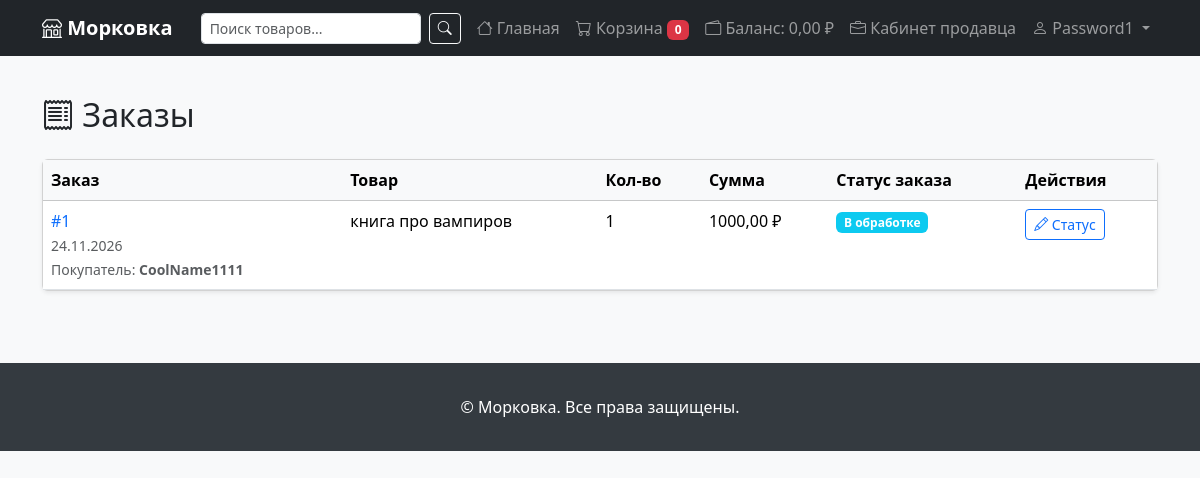
The page /vendors/orders/ (signed in) on the database its author committed.
### marketplace_project/users/models.py (models this page shows, shortened)
class CustomUser(AbstractUser):
    ROLE_CHOICES = (
        ('buyer', 'Покупатель'),
        ('seller', 'Продавец'),
    )
    role = models.CharField(
        max_length=10,
        choices=ROLE_CHOICES,
        default='buyer',
    )
    phone = models.CharField(max_length=20, blank=True, verbose_name='Телефон')
    address = models.TextField(blank=True, verbose_name='Адрес')
    avatar = models.ImageField(
        upload_to='avatars/',
        blank=True,
        null=True,
        verbose_name='Аватар',
    )
    balance = models.DecimalField(
        max_digits=10,
        decimal_places=2,
        default=0,
        verbose_name='Баланс',
    )
    created_at = models.DateTimeField(auto_now_add=True)
    updated_at = models.DateTimeField(auto_now=True)
    class Meta:
        verbose_name = 'Пользователь'
        verbose_name_plural = 'Пользователи'
    @property
    def is_seller(self):
        return self.role == 'seller'

### marketplace_project/orders/models.py (models this page shows, shortened)
class OrderItem(models.Model):
    order = models.ForeignKey(
        Order,
        on_delete=models.PROTECT,
        related_name='items',
        verbose_name='Заказ',
    )
    product = models.ForeignKey(
        'products.Product',
        on_delete=models.PROTECT,
        related_name='order_items',
        verbose_name='Товар',
    )
    vendor = models.ForeignKey(
        'users.Vendor',
        on_delete=models.PROTECT,
        verbose_name='Продавец',
    )
    quantity = models.PositiveIntegerField(verbose_name='Количество')
    price = models.DecimalField(
        max_digits=10,
        decimal_places=2,
        verbose_name='Цена за единицу',
    )
    class Meta:
        verbose_name = 'Позиция заказа'
        verbose_name_plural = 'Позиции заказа'
    @property
    def total(self):
        return self.price * self.quantity

class Order(models.Model):
    STATUS_CHOICES = (
        ('new', 'Новый'),
        ('processing', 'В обработке'),
        ('shipped', 'Отправлен'),
        ('delivered', 'Доставлен'),
        ('cancelled', 'Отменён'),
    )
    user = models.ForeignKey(
        settings.AUTH_USER_MODEL,
        on_delete=models.PROTECT,
        related_name='orders',
        verbose_name='Покупатель',
    )
    status = models.CharField(
        max_length=20,
        choices=STATUS_CHOICES,
        default='new',
        verbose_name='Статус',
    )
    total_price = models.DecimalField(
        max_digits=10,
        decimal_places=2,
        default=0,
        verbose_name='Общая сумма',
    )
    shipping_address = models.TextField(verbose_name='Адрес доставки')
    shipping_phone = models.CharField(
        max_length=20,
        blank=True,
        verbose_name='Телефон для связи',
    )
    comment = models.TextField(
        blank=True,
        default='',
        verbose_name='Комментарий к заказу',
    )
    created_at = models.DateTimeField(auto_now_add=True)
    updated_at = models.DateTimeField(auto_now=True)
    class Meta:
        verbose_name = 'Заказ'
        verbose_name_plural = 'Заказы'
        ordering = ['-created_at']

### marketplace_project/products/models.py (models this page shows, shortened)
class Product(models.Model):
    name = models.CharField(max_length=200, verbose_name='Название')
    slug = models.SlugField(max_length=200, unique=True, blank=True)
    description = models.TextField(blank=True, verbose_name='Описание')
    price = models.DecimalField(
        max_digits=10,
        decimal_places=2,
        verbose_name='Цена',
    )
    stock = models.PositiveIntegerField(
        default=0,
        verbose_name='Остаток на складе',
    )
    image = models.ImageField(
        upload_to='products/',
        blank=True,
        null=True,
        verbose_name='Изображение',
    )
    is_active = models.BooleanField(default=True, verbose_name='Активен')
    created_at = models.DateTimeField(auto_now_add=True)
    updated_at = models.DateTimeField(auto_now=True)
    vendor = models.ForeignKey(
        'users.Vendor',
        on_delete=models.CASCADE,
        related_name='products',
        verbose_name='Продавец',
    )
    category = models.ForeignKey(
        Category,
        on_delete=models.SET_NULL,
        null=True,
        blank=True,
        related_name='products',
        verbose_name='Категория',
    )
    class Meta:
        verbose_name = 'Товар'
        verbose_name_plural = 'Товары'
        ordering = ['-created_at']
        indexes = [
            models.Index(fields=['slug']),
            models.Index(fields=['-created_at']),
            models.Index(fields=['is_active', '-created_at']),
        ]

### marketplace_project/vendors/views.py (the view)
# urls.py: path('orders/', views.VendorOrderListView.as_view(), name='order_list'),
class VendorOrderListView(ListView):
    model = OrderItem
    template_name = 'vendors/order_list.html'
    context_object_name = 'order_items'
    paginate_by = 20
    def get_queryset(self):
        vendor, _ = Vendor.objects.get_or_create(owner=self.request.user)
        return OrderItem.objects.filter(
            vendor=vendor
        ).select_related('order', 'product').order_by('-order__created_at')
    def get_context_data(self, **kwargs):
        context = super().get_context_data(**kwargs)
        vendor, _ = Vendor.objects.get_or_create(owner=self.request.user)
        context['vendor'] = vendor
        return context

### marketplace_project/vendors/templatetags/vendors_tags.py (called while the page is built)
@register.filter
def status_class(value):
    return STATUS_CLASSES.get(str(value), 'secondary')

### templates/vendors/order_list.html (shortened to what this page needs)
{% extends 'base.html' %}
{% load vendors_tags %}
{% block content %}
<h2 class="mb-4"><i class="bi bi-receipt"></i> Заказы</h2>
{% if order_items %}
<div class="card shadow-sm">
    <div class="table-responsive">
        <table class="table table-hover mb-0">
            <thead class="table-light">
                <tr>
                    <th>Заказ</th>
                    <th>Товар</th>
                    <th>Кол-во</th>
                    <th>Сумма</th>
                    <th>Статус заказа</th>
                    <th>Действия</th>
                </tr>
            </thead>
            <tbody>
                {% for item in order_items %}
                <tr>
                    <td>
                        <a href="{% url 'orders:order_detail' pk=item.order.pk %}" class="text-decoration-none">
                            #{{ item.order.id }}
                        </a>
                        <br><small class="text-muted">{{ item.order.created_at|date:"d.m.Y" }}</small>
                        <br><small class="text-muted">Покупатель: <strong>{{ item.order.user.get_username }}</strong></small>
                    </td>
                    <td>{{ item.product.name }}</td>
                    <td>{{ item.quantity }}</td>
                    <td>{{ item.total }} ₽</td>
                    <td>
                        <span class="badge bg-{{ item.order.status|status_class }}">
                            {{ item.order.get_status_display }}
                        </span>
                    </td>
                    <td>
                        <a href="{% url 'vendors:order_update' pk=item.pk %}" class="btn btn-sm btn-outline-primary">
                            <i class="bi bi-pencil"></i> Статус
                        </a>
                    </td>
                </tr>
                {% endfor %}
            </tbody>
        </table>
    </div>
</div>
{% else %}
<div class="alert alert-info">Заказов пока нет.</div>
{% endif %}
{% endblock %}

### templates/base.html (shortened to what this page needs)
<!DOCTYPE html>
<html lang="ru">
<head>
    <link href="https://cdn.jsdelivr.net/npm/bootstrap@5.3.3/dist/css/bootstrap.min.css" rel="stylesheet">
    <link href="https://cdn.jsdelivr.net/npm/bootstrap-icons@1.11.3/font/bootstrap-icons.min.css" rel="stylesheet">
</head>
<body>
    <nav class="navbar navbar-expand-lg navbar-dark bg-dark">
        <div class="container">
            <a class="navbar-brand" href="{% url 'store:home' %}">
                <i class="bi bi-shop"></i> Морковка
            </a>
            <div class="collapse navbar-collapse" id="navbarMain">
                <form class="d-flex ms-auto me-2" action="{% url 'store:search' %}" method="GET">
                    <input class="form-control form-control-sm me-2" type="search" name="q"
                           placeholder="Поиск товаров..." value="{{ request.GET.q|default:'' }}">
                    <button class="btn btn-outline-light btn-sm" type="submit">
                        <i class="bi bi-search"></i>
                    </button>
                </form>
                <ul class="navbar-nav">
                    <li class="nav-item">
                        <a class="nav-link" href="{% url 'store:home' %}">
                            <i class="bi bi-house"></i> Главная
                        </a>
                    </li>
                    <li class="nav-item">
                        <a class="nav-link" href="{% url 'cart:summary' %}">
                            <i class="bi bi-cart"></i> Корзина
                            {% if request.session.session_key %}
                            <span class="badge bg-danger" id="cart-count">{{ cart.total_items|default:0 }}</span>
                            {% endif %}
                        </a>
                    </li>
                    {% if user.is_authenticated %}
                    <li class="nav-item">
                        <a class="nav-link" href="{% url 'payments:topup' %}">
                            <i class="bi bi-wallet2"></i> Баланс: {{ user.balance|floatformat:2 }} ₽
                        </a>
                    </li>
                    {% if user.is_seller %}
                        <li class="nav-item">
                            <a class="nav-link" href="{% url 'vendors:dashboard' %}">
                                <i class="bi bi-briefcase"></i> Кабинет продавца
                            </a>
                        </li>
                        {% endif %}
                        <li class="nav-item dropdown">
                            <a class="nav-link dropdown-toggle" href="#" data-bs-toggle="dropdown">
                                <i class="bi bi-person"></i> {{ user.get_username }}
                            </a>
                        </li>
                    {% endif %}
                </ul>
            </div>
        </div>
    </nav>
    <main class="container py-4">
        {% block content %}{% endblock %}
    </main>
    <footer class="footer">
        <div class="container text-center">
            <p class="mb-0">&copy; Морковка. Все права защищены.</p>
        </div>
    </footer>
</body>
</html>

### templates/base.html (style rules this page uses)
body { background-color: #f8f9fa; }
.navbar-brand { font-weight: bold; }
.footer { background: #343a40; color: white; padding: 2rem 0; margin-top: 3rem; }

### rows shown on the page
CustomUser: balance "0,00", get_username "Password1"
OrderItem: order.id "1", order.created_at "24.11.2026", order.user.get_username "CoolName1111", product.name "книга про вампиров", quantity "1", total "1000,00", order.status "В обработке"

### other values the page prints
{{ cart.total_items|default:0 }} "0"
